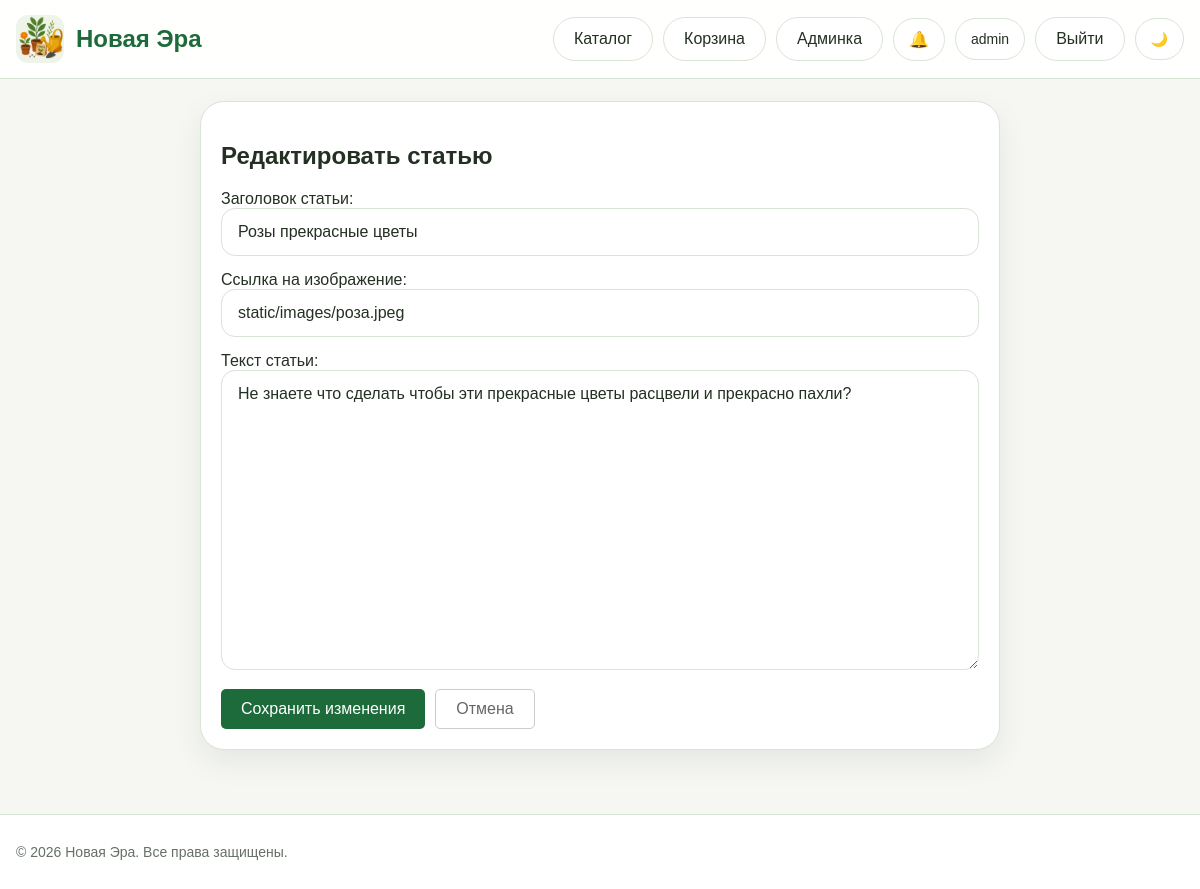
/admin/edit_post/3 (signed in), run on the app's committed database.
### models.py (models this page shows, shortened)
class User(UserMixin, db.Model):
    __tablename__ = "users"
    id = db.Column(db.Integer, primary_key=True)
    username = db.Column(db.String(80), unique=True, nullable=False, index=True)
    email = db.Column(db.String(120), unique=True, nullable=False, index=True)
    password_hash = db.Column(db.String(255), nullable=False)
    is_admin = db.Column(db.Boolean, default=False, nullable=False)
    created_at = db.Column(db.DateTime, default=datetime.utcnow, nullable=False)
    surname = db.Column(db.String(80), nullable=True)
    name = db.Column(db.String(80), nullable=True)
    patronymic = db.Column(db.String(80), nullable=True)
    favorite_products = db.relationship(
        'Product',
        secondary=favorites,
        backref=db.backref('favorited_by', lazy='dynamic'),
        lazy='dynamic')

class Post(db.Model):
    __tablename__ = 'post'
    id = db.Column(db.Integer, primary_key=True)
    title = db.Column(db.String(200), nullable=False)
    content = db.Column(db.Text, nullable=False)
    date_posted = db.Column(db.DateTime, default=datetime.now)
    image_post = db.Column(db.String(255))
    product_id = db.Column(db.Integer, db.ForeignKey('products.id'), nullable=True)
    related_product = db.relationship('Product', backref='posts')

### routes.py (the view, shortened to what this page needs)
@bp.route("/admin/edit_post/<int:post_id>", methods=["GET", "POST"])
@login_required
def edit_post(post_id):
    _admin_only()
    post = Post.query.get_or_404(post_id)
    return render_template("admin_post_form.html", post=post, title="Редактировать статью")

### routes.py (called while the page is built)
@login_manager.user_loader
def load_user(user_id: str):
    try:
        return db.session.get(User, int(user_id))
    except:
        return None

def _admin_only():
    if not current_user.is_authenticated or not current_user.is_admin:
        abort(403)

### templates/admin_post_form.html (shortened to what this page needs)
{% extends "base.html" %}
{% block content %}
<div class="form-container" style="max-width: 800px; margin: 0 auto; padding: 20px;">
    <h2>{{ title }}</h2>
    <form method="POST">
        <div style="margin-bottom: 15px;">
            <label>Заголовок статьи:</label>
            <input type="text" name="title" value="{{ post.title if post else '' }}" required class="search-input" style="width: 100%;">
        </div>
        <div style="margin-bottom: 15px;">
            <label>Ссылка на изображение:</label>
            <input type="text" name="image_post" value="{{ post.image_post if post else '' }}" class="search-input" style="width: 100%;">
        </div>
        <div style="margin-bottom: 15px;">
            <label>Текст статьи:</label>
            <textarea name="content" required class="search-input" style="width: 100%; height: 300px; resize: vertical;">{{ post.content if post else '' }}</textarea>
        </div>
        <div style="display: flex; gap: 10px;">
            <button type="submit" class="search-btn" style="background: var(--brand); color: white; border: none; padding: 10px 20px; border-radius: 5px; cursor: pointer;">
                Сохранить изменения
            </button>
            <a href="{{ url_for('main.admin') }}" class="top-link" style="text-decoration: none; padding: 10px 20px; border: 1px solid #ccc; border-radius: 5px; color: #666;">
                Отмена
            </a>
        </div>
    </form>
</div>
{% endblock %}

### templates/base.html (shortened to what this page needs)
<!DOCTYPE html>
<html lang="ru">
<head>
    <link rel="stylesheet" href="{{ url_for('static', filename='css/style.css') }}">
</head>
<body>
<header class="header">
    <div class="container header-inner">
        <div class="logo">
            <a href="{{ url_for('main.index') }}" style="display:flex;align-items:center;gap:12px;">
                <img src="{{ url_for('static', filename='images/icon.png') }}" alt="Logo" style="width:48px;height:48px;border-radius:12px;">
                <div class="logo-text">
                    <div class="title" style="color:var(--brand);">{{ brand_name }}</div>
                </div>
            </a>
        </div>
        <nav class="top-nav">
            <a href="{{ url_for('main.index') }}" class="top-link">Каталог</a>
            <a href="{{ url_for('main.basket') }}" class="top-link">Корзина</a>
            {% if current_user.is_authenticated %}
                {% if current_user.is_admin %}
                    <a href="{{ url_for('main.admin') }}" class="top-link">Админка</a>
                {% endif %}
                <div class="notif-bell-wrapper" id="notifBellWrapper">
                    <button class="notif-bell-btn" id="notifBellBtn" type="button" title="Уведомления о заказах">
                        🔔
                    </button>
                </div>
                <a href="{{ url_for('main.profile') }}" class="profile-btn">{{ current_user.username }}</a>
                <a href="{{ url_for('main.logout') }}" class="top-link">Выйти</a>
            {% else %}
                <a href="{{ url_for('main.login') }}" class="top-link">Войти</a>
            {% endif %}
            <button id="themeToggle" class="theme-toggle" type="button">🌙</button>
        </nav>
    </div>
</header>
<main class="main-content container">
    {% block content %}{% endblock %}
</main>
<footer class="footer">
    <div class="container footer-inner">
        <p>© 2026 {{ brand_name }}. Все права защищены.</p>
    </div>
</footer>
</body>
</html>

### static/css/style.css (style rules this page uses)
:root { --bg: #f6f7f3; --surface: #ffffff; --surface-soft: #eef4ea; --text: #233022; --muted: #667066; --brand: #1d6a3a; --brand-dark: #14552d; --border: #d9e3d6; --shadow: 0 12px 30px rgba(16, 48, 26, 0.08); --error: #b33a3a; --warning: #b46f0b; --success: #2a7d46; }
*, *::before, *::after { box-sizing: border-box; }
html { scroll-behavior: smooth; }
body { margin: 0; font-family: Arial, Helvetica, sans-serif; background: var(--bg); color: var(--text); }
a { color: inherit; text-decoration: none; }
img { max-width: 100%; display: block; }
button, input, select, textarea { font: inherit; }
.container { width: min(1180px, calc(100% - 32px)); margin: 0 auto; }
.main-content { padding: 22px 0 40px; }
.header { position: sticky; top: 0; z-index: 20; background: color-mix(in srgb, var(--surface) 92%, transparent); backdrop-filter: blur(10px); border-bottom: 1px solid var(--border); }
.header-inner { min-height: 78px; display: flex; align-items: center; justify-content: space-between; gap: 20px; }
.logo { display: flex; align-items: center; gap: 12px; min-width: 0; }
.logo img { width: 52px; height: 52px; border-radius: 16px; object-fit: cover; background: var(--surface-soft); }
.logo-text { min-width: 0; }
.title { font-size: 24px; font-weight: 800; line-height: 1.1; }
.top-nav { display: flex; align-items: center; gap: 10px; flex-wrap: wrap; justify-content: flex-end; }
.top-link { background: var(--surface); color: var(--text); border: 1px solid var(--border); padding: 12px 20px; border-radius: 999px; text-decoration: none; display: inline-flex; align-items: center; font-weight: 500; transition: all 0.2s ease; }
.search-input { flex: 1; min-width: 0; padding: 14px 16px; border-radius: 14px; border: 1px solid var(--border); background: var(--surface); color: var(--text); }
.search-btn { background: var(--surface-soft); border: 1px solid var(--border); color: var(--text); padding:14px 18px;border-radius:14px;cursor:pointer; }
.footer { border-top: 1px solid var(--border); background: var(--surface); margin-top: 24px; }
.footer-inner { min-height: 74px; display: flex; align-items: center; color: var(--muted); font-size: 14px; }
.form-container, .cart-container, .admin-card { background: var(--surface); border: 1px solid var(--border); border-radius: 24px; box-shadow: var(--shadow); padding: 24px; }
.theme-toggle, .profile-btn { border: 1px solid var(--border); background: var(--surface); color: var(--text); border-radius: 999px; padding: 11px 15px; min-height: 42px; display: inline-flex; align-items: center; justify-content: center; cursor: pointer; font-size: 14px; transition: all 0.2s ease; }
.notif-bell-wrapper { position: relative; display: inline-flex; }
.notif-bell-btn { position: relative; border: 1px solid var(--border); background: var(--surface); color: var(--text); border-radius: 999px; padding: 11px 15px; min-height: 42px; display: inline-flex; align-items: center; justify-content: center; cursor: pointer; font-size: 16px; transition: all 0.2s ease; gap: 0; }

### data on the page
User: username "admin"
Post: title "Розы прекрасные цветы", image_post "static/images/роза.jpeg", content "Не знаете что сделать чтобы эти прекрасные цветы расцвели и прекрасно пахли?"

### other printed values
{{ brand_name }} "Новая Эра"
{{ title }} "Редактировать статью"
